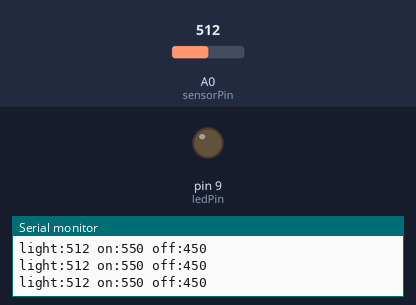
A sketch run on a simulated Arduino Uno, built with avr-gcc and run on an emulated ATmega328P. Shown: output pins drawn as LEDs (lit = HIGH), the last lines printed to the serial monitor. The inputs (shaded band) are chosen by the test bench; at power-on: A0 (sensorPin) = 512.

Above: at 1.2 s.
1.3 s: A0 (sensorPin) set to 539
2.8 s: A0 (sensorPin) set to 568
At 3.6 s:
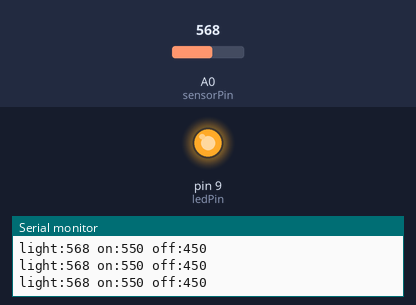
4.4 s: A0 (sensorPin) set to 456
5.9 s: A0 (sensorPin) set to 433
At 6.6 s:
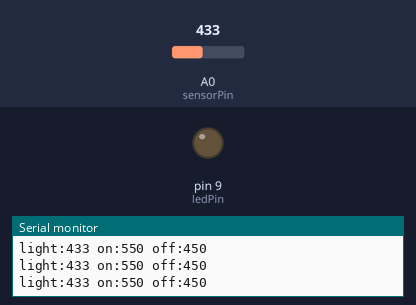
7.4 s: A0 (sensorPin) set to 560
At 8.7 s:
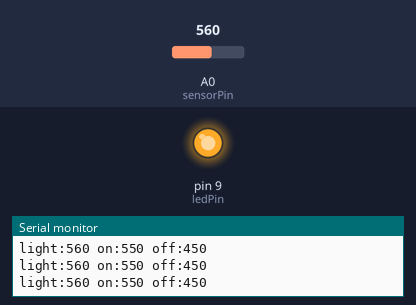
Timing chart, 0 to 9.9 s (numbered marks = the images above; inputs shaded):
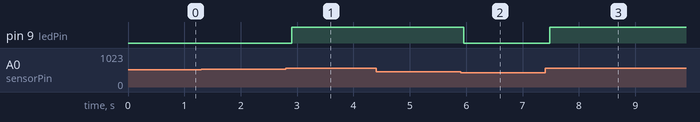

The sketch:

02_light_indicator_smoothed.ino
```cpp
// 02 — Automatic light indicator with smoothing and hysteresis
// Hardware unit, sections B7 and B11. Board: Arduino Uno R3 (5 V).
// Same wiring as 01_light_indicator_basic.
//
// Smoothing: average several readings to reduce noise.
// Hysteresis: two thresholds, so the LED does not flicker when the
// light level sits near one value. Set both from your own readings
// (use 03_calibrate_ldr to find them).
//
// Status: not yet tested on real hardware.

const int sensorPin = A0;
const int ledPin = 9;
const int onThreshold = 550;   // turn LED on when reading rises above this
const int offThreshold = 450;  // turn LED off only when reading falls below this
const int samples = 10;

bool ledOn = false;

void setup() {
  pinMode(ledPin, OUTPUT);
  Serial.begin(9600);
}

int readSmoothed() {
  long total = 0;
  for (int i = 0; i < samples; i++) {
    total += analogRead(sensorPin);
    delay(5);
  }
  return total / samples;
}

void loop() {
  int lightValue = readSmoothed();

  if (!ledOn && lightValue > onThreshold) {
    ledOn = true;
  } else if (ledOn && lightValue < offThreshold) {
    ledOn = false;
  }
  digitalWrite(ledPin, ledOn ? HIGH : LOW);

  // Printed as "label:value" so the Serial Plotter can draw each line.
  Serial.print("light:");
  Serial.print(lightValue);
  Serial.print(" on:");
  Serial.print(onThreshold);
  Serial.print(" off:");
  Serial.println(offThreshold);

  delay(50);
}
```

Measured:
- the behaviour switches between 550 and 551 on A0 (sensorPin) (found by bisection; images 0 and 1)
- the behaviour switches between 450 and 449 on A0 (sensorPin) (found by bisection; images 1 and 2)
- after the input at 2.8 s, pin 9 (ledPin): LOW → HIGH after 0.10 s
- after the input at 5.9 s, pin 9 (ledPin): HIGH → LOW after 0.05 s
- after the input at 7.4 s, pin 9 (ledPin): LOW → HIGH after 0.08 s
